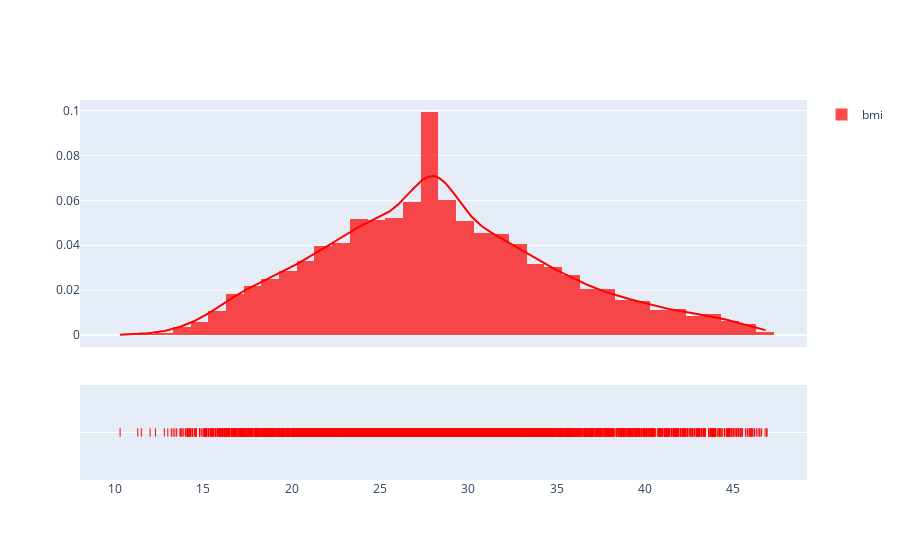

Notebook code cell kept with this figure:
### Markdown cell above
**Observation**:

From the histogram above, the distribution of the histogram is a unimodal distribution, outliers are present on the right side of the histogram and due to the outliers, the histogram plot is right skewed, we can either remove the outliers or the distribution curve can be made less-skewed by mapping the values with a log but both cases will lead to loss of the number of datapoints with Stroke = 1

### Code cell
bmi=list(df['bmi'].values)
hist_data=[bmi]

group_lables=['bmi']
colour=['Red']

fig=ff.create_distplot(hist_data,group_lables,show_hist=True,colors=colour)
fig.show()

df.drop(df[df['bmi'] > 47].index, inplace = True)
print("The shape after removing the BMI outliers : ",df.shape)

### Figure 1 — Plotly figure (JSON) as saved in the notebook; plotly's stock layout.template omitted (floating-point values rounded to 4 significant figures; data arrays with more than 128 entries replaced by an {"elided": "..."} marker saying what was removed)
{"data": [{"autobinx": false, "histnorm": "probability density", "legendgroup": "bmi", "marker": {"color": "Red"}, "name": "bmi", "opacity": 0.7, "type": "histogram", "x": {"elided": "4992 float values"}, "xaxis": "x", "xbins": {"end": 46.9, "size": 1, "start": 10.3}, "yaxis": "y"}, {"legendgroup": "bmi", "marker": {"color": "Red"}, "mode": "lines", "name": "bmi", "showlegend": false, "type": "scatter", "x": {"elided": "500 float values"}, "xaxis": "x", "y": {"elided": "500 float values"}, "yaxis": "y"}, {"legendgroup": "bmi", "marker": {"color": "Red", "symbol": "line-ns-open"}, "mode": "markers", "name": "bmi", "showlegend": false, "type": "scatter", "x": {"elided": "4992 float values"}, "xaxis": "x", "y": {"elided": "4992 str values"}, "yaxis": "y2"}], "layout": {"barmode": "overlay", "hovermode": "closest", "legend": {"traceorder": "reversed"}, "xaxis": {"anchor": "y2", "domain": [0, 1], "zeroline": false}, "yaxis": {"anchor": "free", "domain": [0.35, 1], "position": 0}, "yaxis2": {"anchor": "x", "domain": [0, 0.25], "dtick": 1, "showticklabels": false}}}
